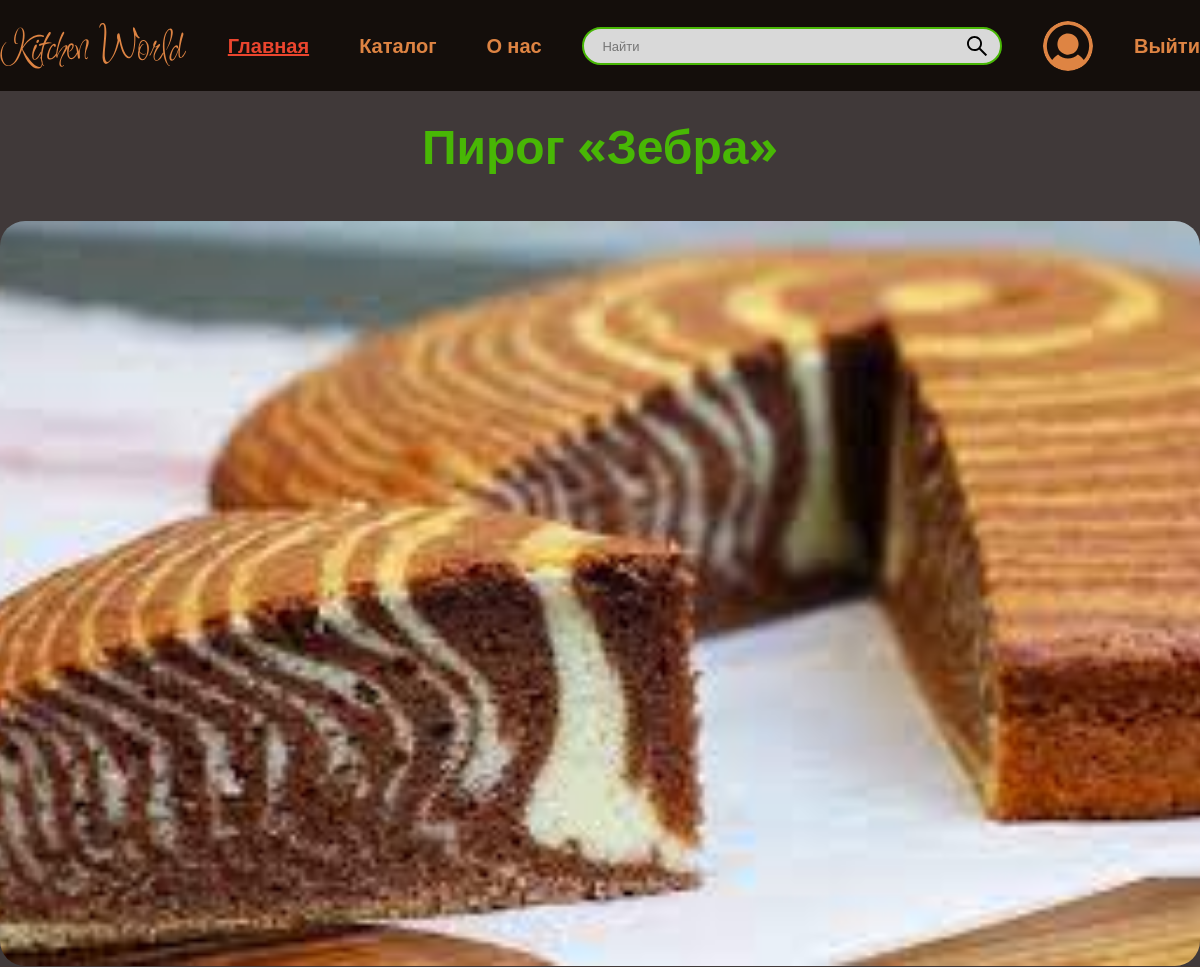
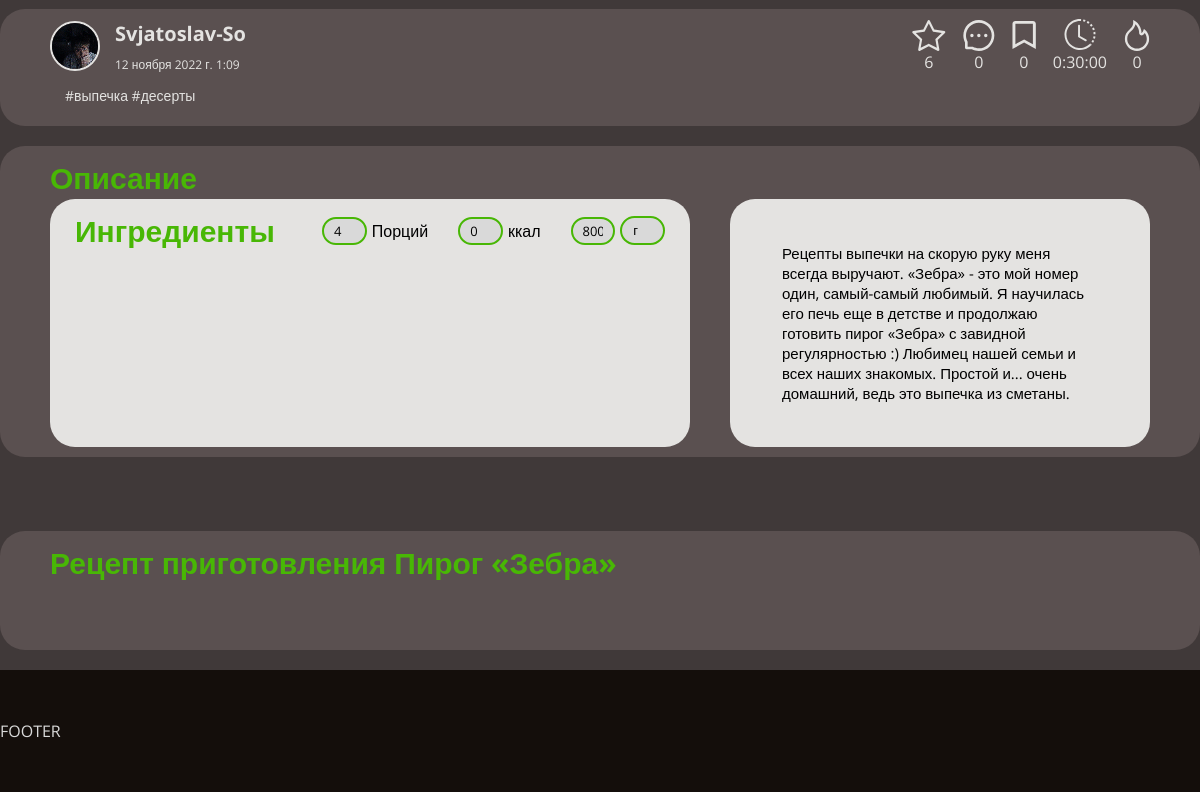
The page /recipe/pirog-zebra (signed in) on the database its author committed (2 pictures, top to bottom).
### main/models.py (models this page shows, shortened)
class Recipe(models.Model):
    GRAM = 'G'
    DIMENSION_TYPES = (
        (GRAM, 'г'),
        ('ML', 'мл'),
    )
    title = models.CharField(max_length=255, verbose_name="Название")
    slug = models.SlugField(max_length=255, unique=True)
    description = models.TextField(verbose_name="Описание")
    cooking_time = models.DurationField(verbose_name="Время приготовления")
    calories = models.PositiveIntegerField(default=0, verbose_name="Калории")
    num_of_servings = models.PositiveSmallIntegerField(verbose_name="Кол-во порций")
    finished_product_weight = models.PositiveSmallIntegerField(verbose_name="Итоговый вес")
    dimension = models.CharField(max_length=5, choices=DIMENSION_TYPES, verbose_name="Размерность", default=GRAM)
    status = models.BooleanField(default=False, verbose_name="Опубликован")
    date_of_creation = models.DateTimeField(auto_now_add=True, verbose_name="Дата создания")
    edit_date = models.DateTimeField(auto_now=True, verbose_name="Дата редактирования")
    num_of_stars = models.PositiveIntegerField(default=0, verbose_name="Звезд")
    num_of_comments = models.PositiveIntegerField(default=0, verbose_name="Комментариев")
    num_of_bookmarks = models.PositiveIntegerField(default=0, verbose_name="Закладок")
    user = models.ForeignKey(User, on_delete=models.CASCADE, verbose_name="Автор")
    categories = models.ManyToManyField('Category', verbose_name="Категория")
    class Meta:
        verbose_name = 'рецепт'
        verbose_name_plural = 'рецепты'
        ordering = ['id']

class RecipePhoto(models.Model):
    photo = models.ImageField(upload_to="photos/recipe/%Y/%m/%d/", verbose_name="Фото")
    index = models.PositiveSmallIntegerField(verbose_name="Номер")
    recipe = models.ForeignKey(Recipe, on_delete=models.CASCADE, verbose_name="Рецепт")
    class Meta:
        verbose_name = 'Фото рецепта'
        verbose_name_plural = 'Фото рецепта'
        ordering = ['recipe']

class Author(models.Model):
    user = models.OneToOneField(User, on_delete=models.CASCADE)
    fathers_name = models.CharField(max_length=500, blank=True, null=True, verbose_name="Отчество")
    phone = models.CharField(max_length=20, blank=True, null=True, verbose_name="Телефон")
    description = models.TextField(blank=True, null=True, verbose_name="О себе")
    photo = models.ImageField(upload_to="photos/users/%Y/%m/%d/", blank=True, null=True, verbose_name="Фото")
    slug = models.SlugField(max_length=255, unique=True)
    liked_recipes = models.ManyToManyField('Recipe', through=LikedRecipe, related_name='liked',
                                           verbose_name="Понравившиеся рецепты")
    my_exceptions = models.ManyToManyField('Product', blank=True, verbose_name="Исключения")
    liked_authors = models.ManyToManyField('self', blank=True, verbose_name="Любимые авторы")
    class Meta:
        verbose_name = 'Автор'
        verbose_name_plural = 'Авторы'
        ordering = ['user']

class Category(models.Model):
    name = models.CharField(max_length=255, unique=True, verbose_name="Название")
    description = models.TextField(verbose_name="Описание")
    photo = models.ImageField(upload_to="photos/category/%Y/%m/%d/", verbose_name="Фото")
    parent_category = models.ForeignKey('Category', on_delete=models.CASCADE, blank=True, null=True,
                                        verbose_name="Родительская категория")
    slug = models.SlugField(max_length=255, unique=True)
    class Meta:
        verbose_name = 'категория'
        verbose_name_plural = 'категории'
        ordering = ['name']

### main/views.py (the view)
# urls.py: path('recipe/<slug:recipe_slug>', views.recipe, name="recipe")
def recipe(request, recipe_slug):
    recp = get_object_or_404(Recipe, slug=recipe_slug)
    context = {
        'recipe': recp,
    }
    return render(request, 'main/recipe.html', context=context)

### main/templates/main/recipe.html (shortened to what this page needs)
{% extends "main/base_generic.html" %}
{% load static %}
{% block main_content %}
    <section class="section recipe-name" id="recipe-name">
        <div class="container">
            <h1 class="recipe-name__title">{{recipe.title}}</h1>
        </div>
    </section>
    <section class="section recipe-images" id="recipe-images">
        <div class="container">
            <div class="recipe-images__swiper">
                <div class="swiper-wrapper">
                    {% for p in recipe.recipephoto_set.all %}
                        <div class="swiper-slide"><img src="{{ p.photo.url }}" alt="photo-of-recipe"></div>
                    {% endfor %}
                </div>
            </div>
        </div>
    </section>
    <section class="section recipe-info" id="recipe-info">
        <div class="container">
            <div class="recipe-color-wrapper">
                <div class="recipe-info-inner">
                    <a href="#" class="card__recipe-autor ">
                        <img src="{{ recipe.user.author.photo.url }}" alt="Autor" class="card__recipe-autor-avatar">
                        <div class="card__recipe-inner">
                            <h3 class="card__recipe-autor-name card__recipe-autor-name_light">{{ recipe.user.username|title }}</h3>
                            <span class="card__recipe-time card__recipe-time_light">{{ recipe.date_of_creation }}</span>
                        </div>
                    </a>
                    <div class="card__info recipe-info__info">
                        <div class="card__interaction-wrapper">
                            <div class="card__interaction">
                                <button type="button" class="card__stars card__stars_light"></button>
                                {{ recipe.num_of_stars }}
                            </div>
                            <div class="card__interaction">
                                <button type="button" class="card__comments card__comments_light"></button>
                                {{ recipe.num_of_comments }}
                            </div>
                            <div class="card__interaction">
                                <button type="button" class="card__bookmarks card__bookmarks_light"></button>
                                {{ recipe.num_of_bookmarks }}
                            </div>
                        </div>
                        <div class="card__statistics-wrapper">
                            <div class="card__statistic">
                                <button type="button" class="card__time card__time_light"></button>
                                {{ recipe.cooking_time }}
                            </div>
                            <div class="card__statistic">
                                <button type="button" class="card__calories card__calories_light"></button>
                                {{ recipe.calories }}
                            </div>
                        </div>
                    </div>
                </div>
                <div class="card__categories-wrapper">
                    {% for c in recipe.categories.all %}
                    <a href="#" class="category category_light">#{{ c.name|lower }}</a>
                    {% endfor %}
                </div>
            </div>
        </div>
    </section>
    <section class="section recipe-desc" id="recipe-desc">
        <div class="container">
            <div class="recipe-color-wrapper">
                <h2 class="section-title section-title_left">Описание</h2>
                <div class="recipe-desc-inner">
                    <form action="#" class="ingredients">
                        <div class="wrapper-flat">
                            <h2 class="section-title section-title_left">Ингредиенты</h2>
                            <div class="total-wrapper">
                                <input size="3" type="text" value="{{recipe.num_of_servings}}" name="c" class="input small-input"
                                    id="servings">
                                <label for="servings">Порций</label>
                                <input size="3" type="text" value="{{recipe.calories}}" name="kcal" class="input small-input" id="kcal">
                                <label for="kcal">ккал</label>
                                <input size="3" type="text" value="{{recipe.finished_product_weight}}" name="total-weight" class="input small-input"
                                    id="total-weight">
                                <select name="total-weight-units" id="total-weight-units"
                                    class="input small-input small-select">
                                    <option value="{{ recipe.dimension }}" selected >{{ recipe.get_dimension_display }}</option>
                                </select>
                            </div>
                        </div>
                    </form>
                    <p class="paragraph recipe-desc__desc">
                        {{ recipe.description }}
                    </p>
                </div>
            </div>
        </div>
    </section>
    <section class="section recipe-steps" id="recipe-steps">
        <div class="container">
            <div class="recipe-color-wrapper">
                <h2 class="section-title section-title_left">
                    Рецепт приготовления {{ recipe.title }}
                </h2>
                <div class="recipe-steps-wrapper">
                </div>
            </div>
        </div>
    </section>
{% endblock %}

### rows shown on the page
Recipe: title "Пирог «Зебра»", user.author.photo (picture), user.username "Svjatoslav-So", date_of_creation "12 ноября 2022 г. 1:09", num_of_stars "6", num_of_comments "0", num_of_bookmarks "0", cooking_time "0:30:00", calories "0", c "4", kcal "0", total-weight "800", total-weight-units "г", description "Рецепты выпечки на скорую руку меня всегда выручают. «Зебра» - это мой номер один, самый-самый любимый. Я научилась его печь еще в детстве и продолжаю готовить пирог «Зебра» с завидной регулярностью :) Любимец нашей семьи и всех наших знакомых. Простой и... очень домашний, ведь это выпечка из сметаны."
RecipePhoto: photo (picture)
Category: name "выпечка"
Category: name "десерты"
